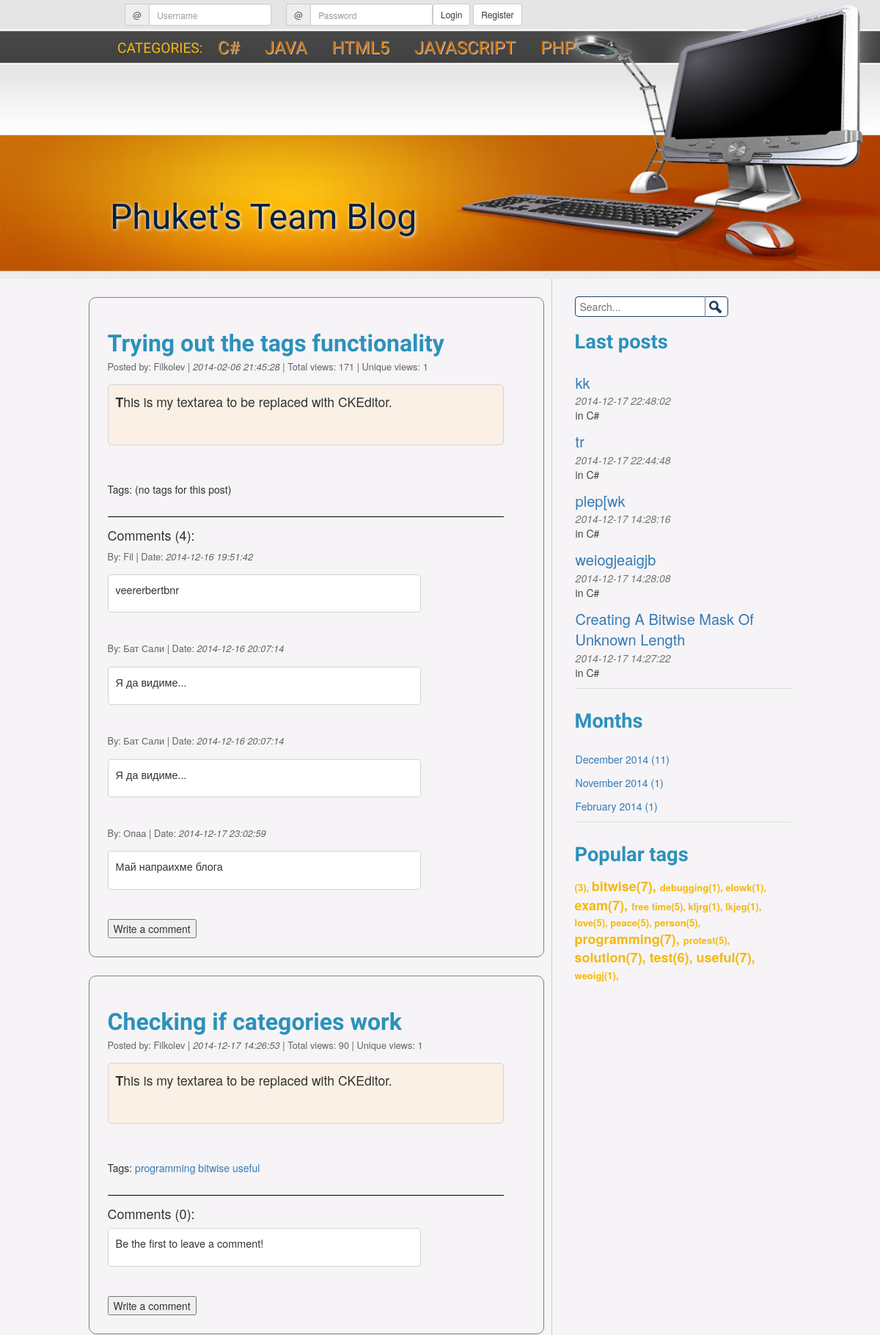
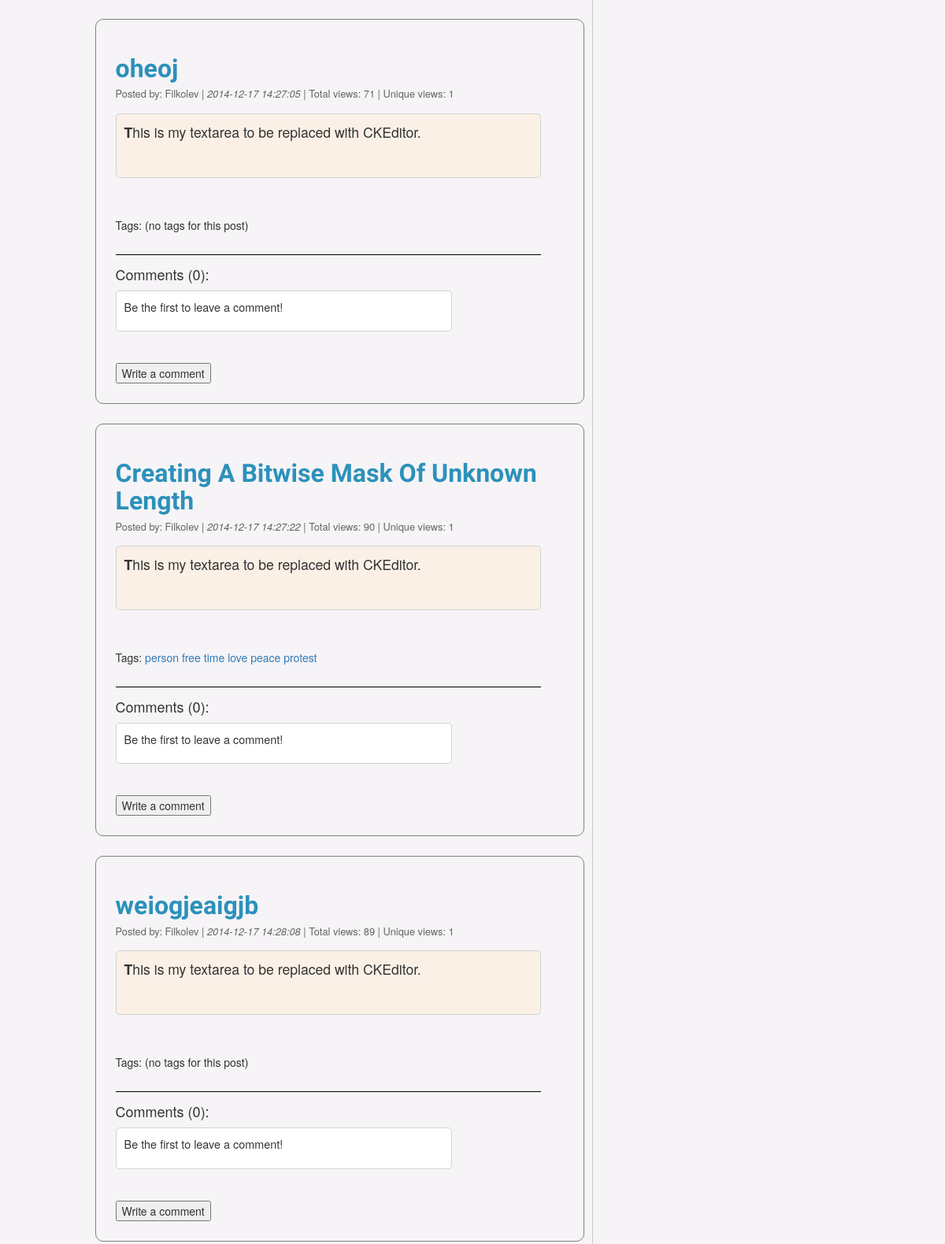
The app's page /view.php?query=category&cat=1 (upper part) with its own data (2 pictures, top to bottom).
### tables this page shows
CREATE TABLE IF NOT EXISTS `categories` (
  `id` int(2) NOT NULL,
  `name` varchar(50) NOT NULL
);

CREATE TABLE IF NOT EXISTS `posts` (
  `id` int(5) NOT NULL,
  `date` datetime NOT NULL DEFAULT CURRENT_TIMESTAMP,
  `title` varchar(500) NOT NULL,
  `text` text NOT NULL,
  `user_id` int(5) NOT NULL,
  `category` int(50) NOT NULL
);

CREATE TABLE IF NOT EXISTS `users` (
  `id` int(11) NOT NULL,
  `name` varchar(150) NOT NULL,
  `username` varchar(65) NOT NULL,
  `email` varchar(65) NOT NULL,
  `password` varchar(500) NOT NULL,
  `city` varchar(30) NOT NULL,
  `country` varchar(30) NOT NULL,
  `type_account` varchar(15) NOT NULL DEFAULT 'user'
);

CREATE TABLE IF NOT EXISTS `comments` (
  `id` int(5) NOT NULL,
  `name` varchar(150) NOT NULL,
  `date` timestamp NOT NULL DEFAULT CURRENT_TIMESTAMP,
  `comment` text NOT NULL,
  `post_id` int(5) NOT NULL
);

CREATE TABLE IF NOT EXISTS `tags` (
  `tags` varchar(50) NOT NULL,
  `post_id` int(5) NOT NULL
);

### article_selection.php (called while the page is built, shortened)
<?php
if ($queryType == 'month') {
    $month = $_GET['month'];
    $year = $_GET['year'];
    $queryType = "SELECT * FROM posts WHERE MONTH(date) = $month AND YEAR(date) = $year";
} else if ($queryType == 'post') {
    $id = $_GET['id'];
    $queryType = "SELECT * FROM posts WHERE id = $id";
} else if ($queryType == 'all') {
    $queryType = "SELECT * FROM posts ORDER BY date DESC LIMIT 0, 5";
} else if ($queryType == 'category') {
    $cat = $_GET['cat'];
    $queryType = "SELECT * FROM posts WHERE  category = $cat";
} else if ($queryType == 'older') {
    $firstPost = $_GET['first'] + 5;
    $lastPost = $_GET['last'] + 5;
    $queryType = "SELECT * FROM posts ORDER BY date DESC LIMIT $firstPost, $lastPost";
} else if ($queryType == 'newer') {
    $firstPost = $_GET['first'] - 5;
    $lastPost = $_GET['last'] - 5;
    $queryType = "SELECT * FROM posts ORDER BY date DESC LIMIT $firstPost, $lastPost";
}
?>

### article.php (the view, shortened to what this page needs)
<?php
require 'article_selection.php';
$arr = $con->query($queryType);
$posts = $arr->fetch_all();
$ip = getUserIP();
if (count($posts) == 0): ?>
<?php endif;
foreach ($posts as $post):
    $userID = $post[4];
    $userName = $con->query("SELECT username FROM users WHERE id = $userID")->fetch_all()[0][0];
    $postID = $post[0];
    $query = "INSERT INTO views (post_id, ip) VALUES ('$postID', '$ip')";
    mysqli_query($con, $query);
    $viewQuery = $con->query("SELECT ip FROM views WHERE post_id = $postID")->fetch_all();
    $totalViews = count($viewQuery);
    $uniqueIPS = array();
    foreach ($viewQuery as $view) {
        $uniqueIPS[] = $view[0];
    }
    $uniqueViews = count(array_unique($uniqueIPS));
    $commentQuery = "SELECT * FROM comments WHERE post_id = $post[0]";
    $comments = $con->query($commentQuery)->fetch_all();
    ?>
    <article>
        <a href="view.php?query=post&id=<?php echo $post[0] ?>"><h1><?php echo $post[2] ?></h1></a>
        <p class="date-and-user">Posted by: <?php echo $userName ?> | <span class="post-date"><?php echo $post[1] ?></span> |
                                 Total views: <?php echo $totalViews ?> | Unique views: <?php echo $uniqueViews ?></p>
        <div class="article-text"><?php echo $post[3] ?></div>
        <?php
        require 'article_tags.php';
        require 'comments.php' ?>
        <button onclick="showCommentForm(<?php echo $post[0]?>)" id="btn-<?php echo $post[0]?>">Write a comment</button>
    </article>
<?php
endforeach;
require 'pagination.php' ?>

### header.php (shortened to what this page needs)
<?php
require 'config.php';
?>
<!DOCTYPE html>
<html>
<head lang="en">
    <link rel="stylesheet" href="css/resetter.css">
    <link rel="stylesheet" href="https://maxcdn.bootstrapcdn.com/bootstrap/3.3.1/css/bootstrap.min.css">
    <link rel="stylesheet" href="css/signup.css">
    <link rel="stylesheet" href="css/style.css">
</head>
<body>
<header>
    <?php
    if (isset($_SESSION['loggedUser'])):
        $userID = $_SESSION['loggedUserID'];
        $query = "SELECT * FROM `users` WHERE id = '$userID'";
        $arrUser = $con->query($query);
        while ($row = mysqli_fetch_assoc($arrUser)){
            $type = $row['type_account'];
        }
        ?>
        <div class="login"><span>Hello, <?php echo $_SESSION['loggedUserName'] ?></span>
            <a href="php/logout.php">
                <button type="button" class="btn btn-default btn-sm ">Logout</button>
            </a>
        <?php
        if ($type == 'admin'):?>
            <a href="writepost.php">
                <button type="button" class="btn btn-default btn-sm ">Write post</button>
            </a>
            </div>
        <?php endif ?>
    <?php
    else :
        ?>
        <form method="post" action="php/login.php">
            <div class="login">
                <div class="input-group input-group-sm loginFields">
                    <span class="input-group-addon">@</span>
                    <input type="text" class="form-control" name="user" placeholder="Username" required="required" pattern="[\w]{3,}" title="At least 3 letters or underscores!">
                </div>
                <div class="input-group input-group-sm loginFields">
                    <span class="input-group-addon">@</span>
                    <input type="password" name="password" class="form-control" placeholder="Password" required="required" pattern=".{4,}" title="At least 4 symbols!">
                </div>
                <button type="submit" name="submit" class="btn btn-default btn-sm ">Login</button>
                <a href="register.php">
                    <button type="button" class="btn btn-default btn-sm ">Register</button>
                </a>
            </div>
        </form>
    <?php endif; ?>
    <nav><p>CATEGORIES:</p>
        <div class="menu">
            <ul>
                <?php
                $sql = "SELECT * FROM categories";
                $result = mysqli_query($con, $sql);
                while($categories = mysqli_fetch_row($result)):
                    ?>
                    <li><a href="view.php?query=category&cat=<?php echo $categories[0] ?>"><?php echo $categories[1] ?></a></li>
                    <?php
                endwhile;
                ?>
            </ul>
        </div>
    </nav>
    <p class="logo"><a href="index.php">Phuket's Team Blog</a></p>
</header>

### article_tags.php
<?php
$tagQuery = "SELECT tags FROM tags WHERE post_id = $post[0] ";
$tagList = $con->query($tagQuery);
$tagList = $tagList->fetch_all(); ?>
<div class="tag-info">Tags:
    <?php
    if (count($tagList) != 0) {
        foreach ($tagList as $tagEntry) { ;?>
            <a href="viewbytags.php?tag=<?php echo $tagEntry[0] ?>" class="tag-entries"><?php echo $tagEntry[0] ?></a>
        <?php
        }
    } else {
        echo " (no tags for this post)";
    }
    ?>
</div>

### comments.php
<div class="comments">
    <h4>Comments (<?php echo count($comments) ?>): </h4>
    <?php
    if (count($comments) == 0): ?>
        <div class="comment-text"><p><?php echo "Be the first to leave a comment!" ?></p></div>
    <?php else:
        foreach ($comments as $comment): ?>
            <p class="date-and-user">By: <?php echo $comment[1] ?> | Date: <span class="post-date"><?php echo $comment[2] ?></span></p>
            <div class="comment-text"><p><?php echo $comment[3] ?></p></div>
        <?php endforeach;
    endif; ?>
</div>

### lastposts.php
<div class="post-lists">
    <form action="viewSearch.php" method="GET">
        <input type="search" name="search" id="search-input" placeholder="Search..."/>
        <input type="submit" class="search-button" value=""/>
    </form>
    <h2>Last posts</h2>
    <ul class="nav nav-tabs">
        <?php
        require 'config.php';
        $lastPostsQuery = "SELECT * FROM posts ORDER BY date DESC LIMIT 0, 5";
        $arr = $con->query($lastPostsQuery);
        while($row = mysqli_fetch_assoc($arr)){
            $title = $row['title'];
            $date = $row['date'];
            $id = $row['id'];
            $cat = $row['category'];
            $category = $con->query("SELECT name FROM categories WHERE id = $cat")->fetch_all()[0][0];
            ?>
            <li><a href="view.php?query=post&id=<?php echo $id ?>">
                    <span class="title"><?php echo $title?></span><br>
                    <span class="date"><?php echo $date?></span> <br>
                    <span class="category">in <?php echo $category?></span>
                </a>
            </li>
        <?php } ?>
    </ul>
</div>

### css/style.css (style rules this page uses)
html { margin: 0; padding: 0; font-size: 16px; }
body { padding: 0; background-color: #f6f4f6; }
header { width:100%; height: 380px; margin: 0 auto; background-image: url("../images/header_bg.jpg"); background-size: 100% 100%; background-repeat: no-repeat; overflow: auto; }
.logo { margin:180px 0 0 150px; font-size: 3rem; text-shadow: #fff 1px 1px 5px; font-family: 'Gloria Hallelujah', cursive; }
.logo a { color:#022046; text-decoration: none; font-size: 3rem; font-family: 'Gloria Hallelujah', cursive; }
nav { margin: 15px 0 0 150px; }
nav p { color: #f3b911; font-size: 1.2rem; font-family: 'Passion One', cursive; float: left; margin: 4px 0 0 10px; }
nav ul li { list-style-type: none; display: inline; padding: 0 10px 0 10px; margin-left: 10px; }
nav ul li a { text-decoration: none; color: #ca6d09; font-size: 1.5rem; font-family: 'Passion One', cursive; text-shadow: #cccccc 1px 1px; }
aside h2 { font-weight: bold; font-size: 1.7rem; font-family: 'Cuprum', sans-serif; color: #2c91bb; margin-bottom: 15px; }
article { margin: 25px 0; border: 1px solid #808080; border-radius: 10px; padding: 25px; }
article h1 { font-family: 'Cuprum', sans-serif; font-size: 2rem; font-weight: bold; margin-bottom: 5px; color: #2c91bb; }
.date-and-user { margin-bottom: 15px; font-family: "Helvetica Neue", Helvetica, Arial, sans-serif; font-size: 0.8rem; color: #646464; }
.article-text { color: #323232; white-space: pre-wrap; font-size: 1.1rem; display: block; width: 95%; border-radius: 5px; padding: 10px; border: 1px solid #d3d3d3; background-color: linen; margin-bottom: 10px; }
.article-text::first-letter { font-weight: bold; }
.comment-text { white-space: pre-wrap; font-size: 0.9rem; border-radius: 5px; padding: 10px; border: 1px solid #d3d3d3; margin-bottom: 40px; background: #ffffff; word-wrap: break-word }
.post-lists { margin-bottom: 30px; }
.post-lists ul li { line-height: 1.42857143; }
.post-lists ul li a { text-decoration: none; }
.input-group { margin-top: 20px; margin-bottom: 20px; }
.tag-info { margin-top: 50px; padding-bottom: 27px; width: 95%; border-bottom: 1px solid black; }
.comments { margin-bottom: 30px; margin-top: 15px; width: 75%; }
.login { margin-left: 150px; margin-top: 5px; height: 28px; }
.loginFields { width: 200px; float: left; margin-left: 20px; margin-bottom: 0; margin-top: 0; }
.nav>li>a { position: relative; padding: 0 0; }
.nav-tabs>li>a { margin-right: 2px; }
#search-input { border: 1px solid #204160; border-right: none; border-bottom-left-radius: 5px; border-top-left-radius: 5px; width: 60%; height: 28px; margin-top: 8%; padding-left: 2%; }
.search-button { float: right; width: 32px; height: 28px; margin-top: 2%; position: absolute; border: 1px solid #204160; border-left: 1px solid gray; border-bottom-right-radius: 5px; border-top-right-radius: 5px; background-image: url("../images/search.png"); }
.post-lists li { float: none; margin: 10px 0; }
.title { font-size: 20px; }
.date { font-style: italic; color: rgba(67, 67, 67, 0.72); }
.category { color: #434343; }
.post-date { font-style: italic; }

### records on screen
categories: name "C#"
categories: name "JAVA"
categories: name "HTML5"
categories: name "JAVASCRIPT"
categories: name "PHP"
posts: title "Trying out the tags functionality", user.username "Filkolev", date "2014-02-06 21:45:28", totalViews "171", uniqueViews "1", text "This is my textarea to be replaced with CKEditor.", shows "(no tags for this post)", count($comments) "4"
comments: name "Fil", date "2014-12-16 19:51:42", comment "veererbertbnr"
comments: name "Бат Сали", date "2014-12-16 20:07:14", comment "Я да видиме..."
comments: name "Бат Сали", date "2014-12-16 20:07:14", comment "Я да видиме..."
comments: name "Опаа", date "2014-12-17 23:02:59", comment "Май напраихме блога"
posts: title "Checking if categories work", user.username "Filkolev", date "2014-12-17 14:26:53", totalViews "90", uniqueViews "1", text "This is my textarea to be replaced with CKEditor.", count($comments) "0", shows "Be the first to leave a comment!"
tags: tags "programming"
tags: tags "bitwise"
tags: tags "useful"
posts: title "oheoj", user.username "Filkolev", date "2014-12-17 14:27:05", totalViews "71", uniqueViews "1", text "This is my textarea to be replaced with CKEditor.", shows "(no tags for this post)", count($comments) "0", shows "Be the first to leave a comment!"
posts: title "Creating A Bitwise Mask Of Unknown Length", user.username "Filkolev", date "2014-12-17 14:27:22", totalViews "90", uniqueViews "1", text "This is my textarea to be replaced with CKEditor.", count($comments) "0", shows "Be the first to leave a comment!", category.name "C#"
tags: tags "person"
tags: tags "free time"
tags: tags "love"
tags: tags "peace"
tags: tags "protest"
posts: title "weiogjeaigjb", user.username "Filkolev", date "2014-12-17 14:28:08", totalViews "89", uniqueViews "1", text "This is my textarea to be replaced with CKEditor.", shows "(no tags for this post)", count($comments) "0", shows "Be the first to leave a comment!", category.name "C#"
posts: title "kk", date "2014-12-17 22:48:02", category.name "C#"
posts: title "tr", date "2014-12-17 22:44:48", category.name "C#"
posts: title "plep[wk", date "2014-12-17 14:28:16", category.name "C#"

### other values on screen
$monthName "December"
$year "2014"
$postCount "11"
$monthName "November"
$postCount "1"
$monthName "February"
$count "3"
$tag[tags] "bitwise"
$count "7"
$tag[tags] "debugging"
$count "1"
$tag[tags] "elowk"
$tag[tags] "exam"
$tag[tags] "free time"
$count "5"
